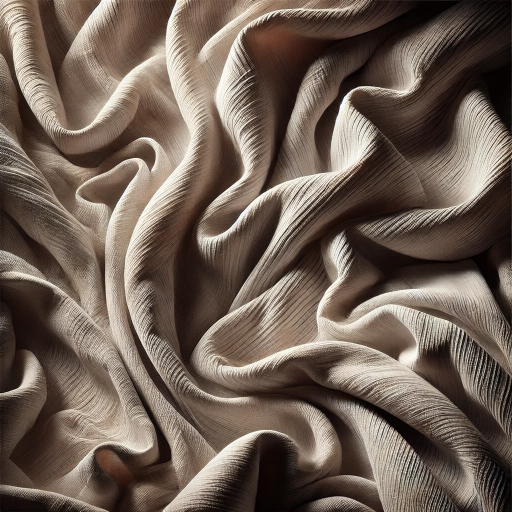
//> input picture imgs_1023_v2/oriImg.jpg, 1024 x 1024 px (shown at 1/2 size)
$ ./Pro_GA_1023_Fold_v2   (built with g++ and OpenCV 4)
//> lines starting //> are read from the running program, lines starting //| are printed output that depends on the picture
#define _CRT_SECURE_NO_WARNINGS
#include<stdio.h>
#include<string.h>
#include<stdlib.h>
#include <string.h>
#include<math.h>
#include<time.h>
#include<conio.h>  // getch()
#include "opencv2/highgui/highgui.hpp"
#include "opencv2/imgproc/imgproc_c.h"
#include "opencv2/opencv.hpp"

#define sedai 100
#define kotai 50
#define length 26 // 遺伝子の長さ
#define cross 0.9 // 交叉率
#define mut 0.15 // 突然変異率
#define RAND_MAX 32767 // 乱数の最大値
#define maxnoise 999999
#define hs 200 // 補正の基準値 _Q01

using namespace cv;
using namespace std;

Mat img_origin, img_target;
Mat img_origincopy, img_targetcopy;
Mat img1, img2;
Mat img1ths; // img1のグレース化画像 (Part1 - キャプチャ処理後の際)
Mat img1_before, img2_before;
Point sp(-1, -1); // start point
Point ep(-1, -1); // end point
int x, y; // 入力した img1 の広さと高さ
int x2, y2; // 入力した img2 の広さと高さ

int fsize = 0; // メディアンフィルタ
int binary = 0; // 2値化しきい値
int ccc = 0; // 最低画素数
double linear = 0.0; // 線状度
int eee = 0; // 線状度*キズ濃度3
int abusolute_flag = 0; // 線状度*キズ総画素数
int erodedilate_sequence = 0; // 膨張や収縮の順番
int filterswitch_flag; // フォルダを切り替えるフラグ
int erodedilate_times; // 膨張収縮処理の繰り返す回数
int pixellabelingmethod = 0; // 8か4か
Mat img_label, img_bitwise, img_output;

int ekotai = 0;
int esedai = 0;
float evalu = 0.0;
float sum1 = 0.0; // 合計値
int tmp = 0; // カウンターの初期化

/*
	説明：個体を表現するための構造体 -> "01.png"
*/
typedef struct gene {
public:
	int ge[length]; // 染色体
	float tekioudo; // 適応度
	float valu; // 評価
}gene;

// the info of each generation, including the info of elite individual and the info of the group
typedef struct {
	double eliteFValue;
	double genMinFValue; // the min value of each gen, (max value is eliteFValue)
	double genAveFValue;
	double genDevFValue;
}genInfoType;

// for storing the info of each generation
genInfoType genInfo[sedai];

// [5 lines left out: function imgShow, not called in this run]

Mat imgResize(Mat img, int width, int height) {
	Mat resImg;
	Size size(width, height);
	resize(img, resImg, size);
	return resImg;
}

/*
	役割：各個体に対して、それに対応する8つの決定変数のtekioudoを保存するための二次元配列
	　　　h[j][k] -> j:各個体のindex、k:定変数のindex
	　　　k: 0 -> fsize, 1 -> binary, 2 -> linear, 3 -> filterswitch_flag
	　　　   4 -> erodedilate_times, 5 -> erodedilate_sequence, 6 -> abusolute_flag
	　　　   7 -> pixellabelingmethod
*/
gene h[kotai][8];
//elite_Ind eliInd[kotai][1];

/*
	役割：生成した個体群の初期化 -> 各個体に対してその遺伝子・・・
		  g: 個体群を保存する配列, gene g[kotai]
*/
// [13 lines left out: function make, not called in this run]

/*
	役割：遺伝子型（2進数）から表現型（10進数）を生成する処理
		  具体的には、遺伝子データ（g[j].ge[k]）に基づいて、
		  各個体の tekioudo を計算しています。
	追加説明：h[j]は、第j番の個体の適応度を含む配列(h[j][k])
*/
// [78 lines left out: function phenotype, not called in this run]

/*
	役割：各世代で各個体に対して、その10進数のtekioudoを特定の関数式で
	　　　実際のパラメーター値にマッピングします。
	ko: 特定の個体の番号(index)
*/
// [17 lines left out: function import_para, not called in this run]

/*
	役割：入力した2つの画像の差分を計算して、その結果をoutputに保存して返します。
*/
// [18 lines left out: function sabun, not called in this run]

/*
	役割：ブロブの検出
	Para: img_sabun: 差分結果
		  linear: ラベリングされた領域が条件を満たすかどうかを決定するための閾値
		  img_color: ラベリング後の画像 ー＞ ブロブを検出した部分は白い、背景の部分は黒いで・・・
*/
// [97 lines left out: functions labeling_new4, labeling_new8, dilate_erode, erode_dilate, not called in this run]

void import_image() {
	img_bitwise.copyTo(img_output);
}

/*
	役割：ある世代で各個体に対して、その 精度と再現率の調和平均(v) を計算して、
		  結果はh[ko][0].valu に保存します。
	パラメーター：ko -> 個体、se -> 世代
*/
// [66 lines left out: function noiz_kessonFvalue, not called in this run]

/*
	役割：h[j][0].valuに基づいて、最も優れた個体(ge, valu)を選択して、elite[1] に保存します。
*/
// [70 lines left out: functions fitness, roulette, not called in this run]

/*
	役割：いまの個体群に基づいて、kotai個の交叉ペア（g[n1], g[n2]）を選択して、
		  交叉処理を行い、そして、得られた kotai 個の新しい個体を更新された個体と見なされます。
*/
// [52 lines left out: function crossover, not called in this run]

/*
	役割：すべての個体をスキャンして、各個体に対して、変異確率に基づいて、ランダムに選択した
		  ビットを反転操作を行うかどうかを決定します。
*/
// [19 lines left out: function mutation, not called in this run]

/*
	役割：すべての個体をスキャンして、最小valu値を持つ個体を見つけます。
		  個体群の中、elite個体とvalu最小個体を交換します。
*/
// [135 lines left out: functions elite_back, on_draw, not called in this run]

/*
	役割：img_originとimg_target2つの画像に対して、動的に範囲を選択して、
	　　　その部分をキャプチャして出力します。( origin_out.jpg, target_out.jpg )
*/
// [7 lines left out: function mouse_drawing_demo, not called in this run]

int main(void) {
	Mat img1_median, img1_sabun;
	int picture_loading_mode = 0;
	int num; // 今の世代数
	int i = 0, j = 0, k = 0; // for 用変数
	char decision_data[256];
	srand((unsigned)time(NULL));

	gene g[kotai]; // 個体群を格納するための配列
	gene elite[10]; // 最大適応度を持つ個体を格納するための配列
	elite[1].valu = 0.0;

	// Adding on 1104
	char imgName[256];
	img_origin = imread("./imgs_1023_v2/oriImg.jpg");
//> img_origin is the input picture: 1024 rows x 1024 cols, CV_8UC3; mean B, G, R 84.3, 95.4, 110.4
	img_target = imread("./imgs_1023_v2/maskImg.jpg");
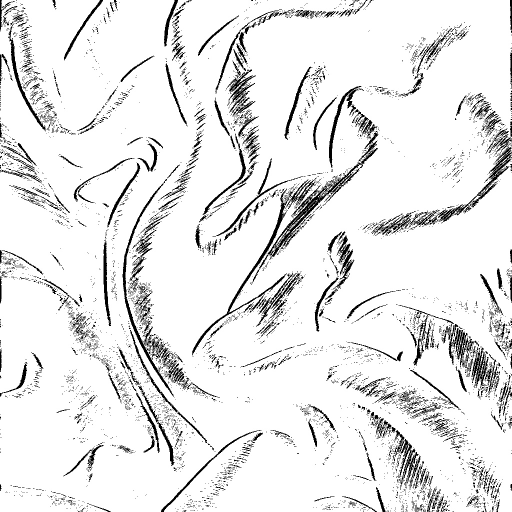
//> input picture imgs_1023_v2/maskImg.jpg, 1024 x 1024 px (shown at 1/2 size)
//> img_target is the input picture: 1024 rows x 1024 cols, CV_8UC3; min 0, max 255, mean 231.9
	img_origin = imgResize(img_origin, 512, 512);
//> in imgResize, `resize(img, resImg, size);`:
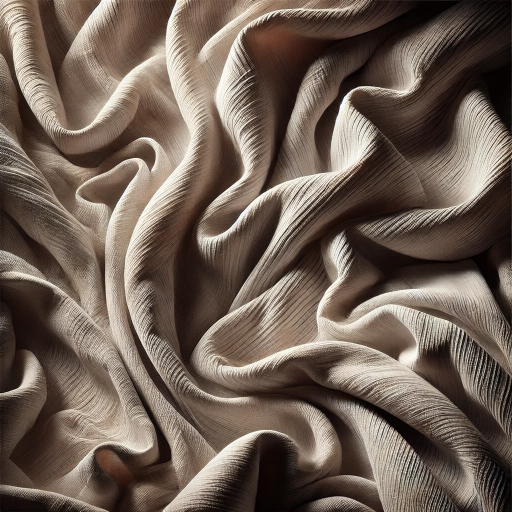
//> resImg: 512 rows x 512 cols, CV_8UC3; mean B, G, R 84.4, 95.5, 110.6
	img_target = imgResize(img_target, 512, 512);
//> call 2 of imgResize, with width = 512, height = 512
//> in imgResize (call 2), `resize(img, resImg, size);`:
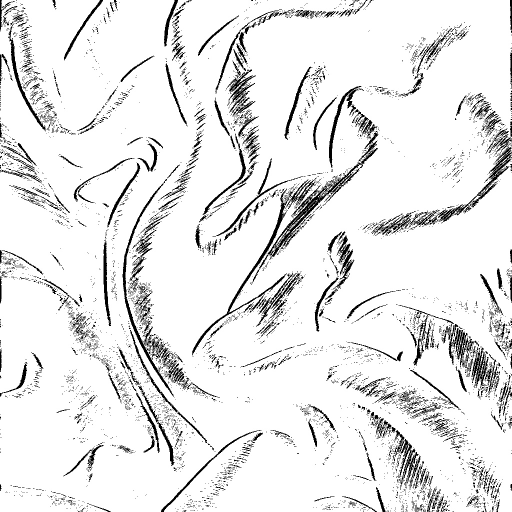
//> resImg: 512 rows x 512 cols, CV_8UC3; min 0, max 255, mean 232

	// Modified on 1104
	FILE* file = nullptr;
	errno_t err = fopen_s(&file, "./imgs_1023_v2/output/params.txt", "a");
	if (err != 0 || file == nullptr) {
		perror("Cannot open the file");
		return 1;
	}
	printf("pic_loading_modeを入力してください。\n");
	printf("------0: new area; 1: old area-------\n");
	scanf("%d", &picture_loading_mode);
//> the answer given: 1

	if (picture_loading_mode == 0) { // 新たな区域で実験する時
		// 入力画像に対してのキャプチャ処理
		mouse_drawing_demo(img_origin, img_target);
		waitKey(0);
		destroyAllWindows();
		// img1ths: img1のグレース化画像
		cvtColor(img1, img1ths, COLOR_RGB2GRAY);
		img1_before = img1.clone();
		img2_before = img2.clone();
	}
	else {
		// この前キャプチャした部分
		img1 = imread("./imgs/originout_before.jpg"); // ori
//> originout_before.jpg cannot be read in this run, so this picture is empty
		img2 = imread("./imgs/targetout_before.jpg"); // tar
//> targetout_before.jpg cannot be read in this run, so this picture is empty
//> (the run ends here: the program stops with an error, at `cvtColor(img1, img1ths, COLOR_RGB2GRAY);`)
